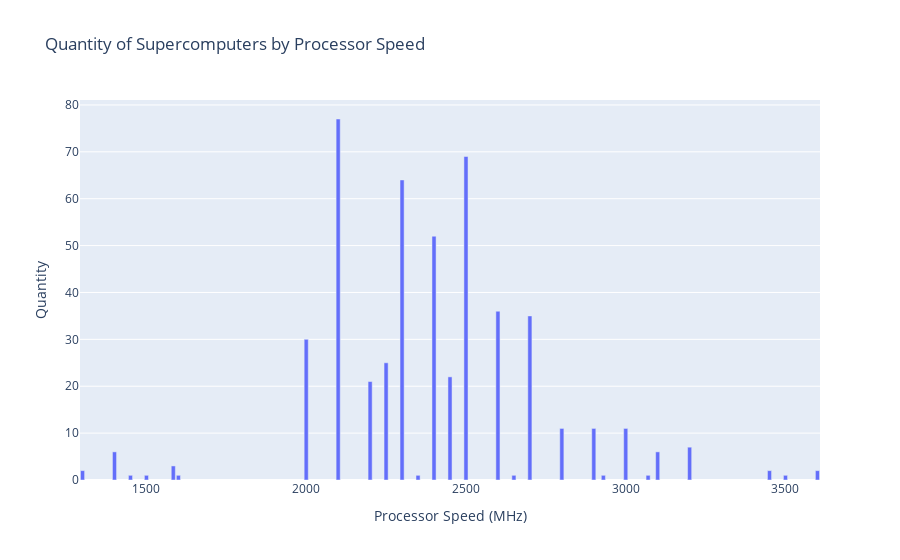

Notebook code cell kept with this figure:
### Markdown cell above
### The next kernels calculates the most used tecnologies to build up the supercomputers

### Code cell
most_used_speed_processor = tt.groupBy('Processor Speed (MHz)').count().sort('count', ascending=False)
most_used_speed_processor = most_used_speed_processor.toPandas()
most_used_speed_processor = most_used_speed_processor.rename(columns={"count":"Quantity"})

most_used_speed_processor_graph = px.bar(most_used_speed_processor,
                                       x = most_used_speed_processor['Processor Speed (MHz)'],
                                       y = most_used_speed_processor['Quantity'],
                                       title = 'Quantity of Supercomputers by Processor Speed'
                                      )
most_used_speed_processor_graph.show()

### Figure 1 — Plotly figure (JSON) as saved in the notebook; plotly's stock layout.template omitted (floating-point values rounded to 4 significant figures)
{"data": [{"alignmentgroup": "True", "hovertemplate": "Processor Speed (MHz)=%{x}<br>Quantity=%{y}<extra></extra>", "legendgroup": "", "marker": {"color": "#636efa", "pattern": {"shape": ""}}, "name": "", "offsetgroup": "", "orientation": "v", "showlegend": false, "textposition": "auto", "type": "bar", "x": [2100, 2500, 2300, 2400, 2600, 2700, 2000, 2250, 2450, 2200, 3000, 2800, 2900, 3200, 1400, 3100, 1584, 3450, 1300, 3600, 1500, 2650, 3500, 2930, 1600, 2350, 3070, 1450], "xaxis": "x", "y": [77, 69, 64, 52, 36, 35, 30, 25, 22, 21, 11, 11, 11, 7, 6, 6, 3, 2, 2, 2, 1, 1, 1, 1, 1, 1, 1, 1], "yaxis": "y"}], "layout": {"barmode": "relative", "legend": {"tracegroupgap": 0}, "title": {"text": "Quantity of Supercomputers by Processor Speed"}, "xaxis": {"anchor": "y", "domain": [0, 1], "title": {"text": "Processor Speed (MHz)"}}, "yaxis": {"anchor": "x", "domain": [0, 1], "title": {"text": "Quantity"}}}}
